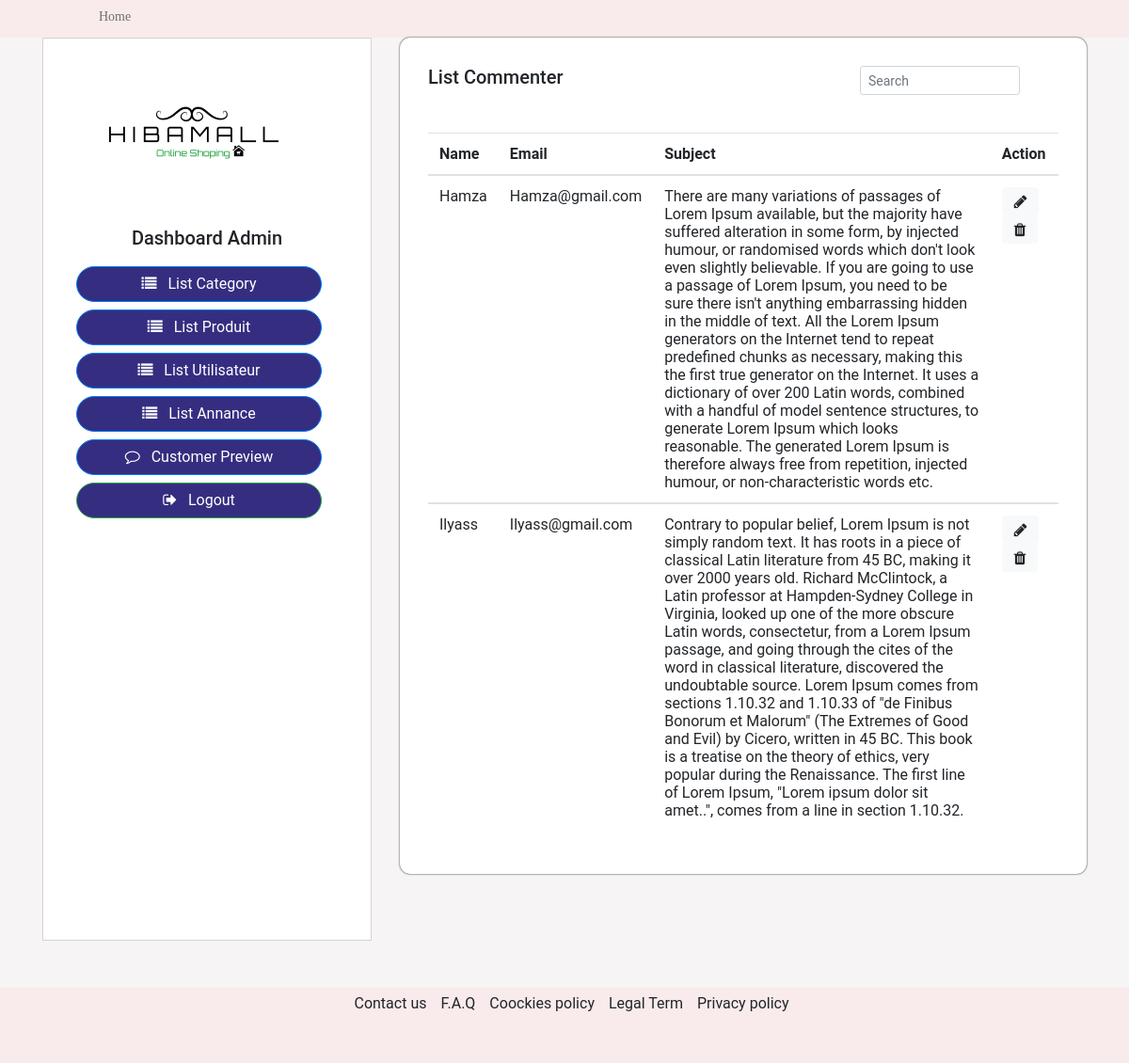
The app's page /admin/commenter.php (signed in), older data.
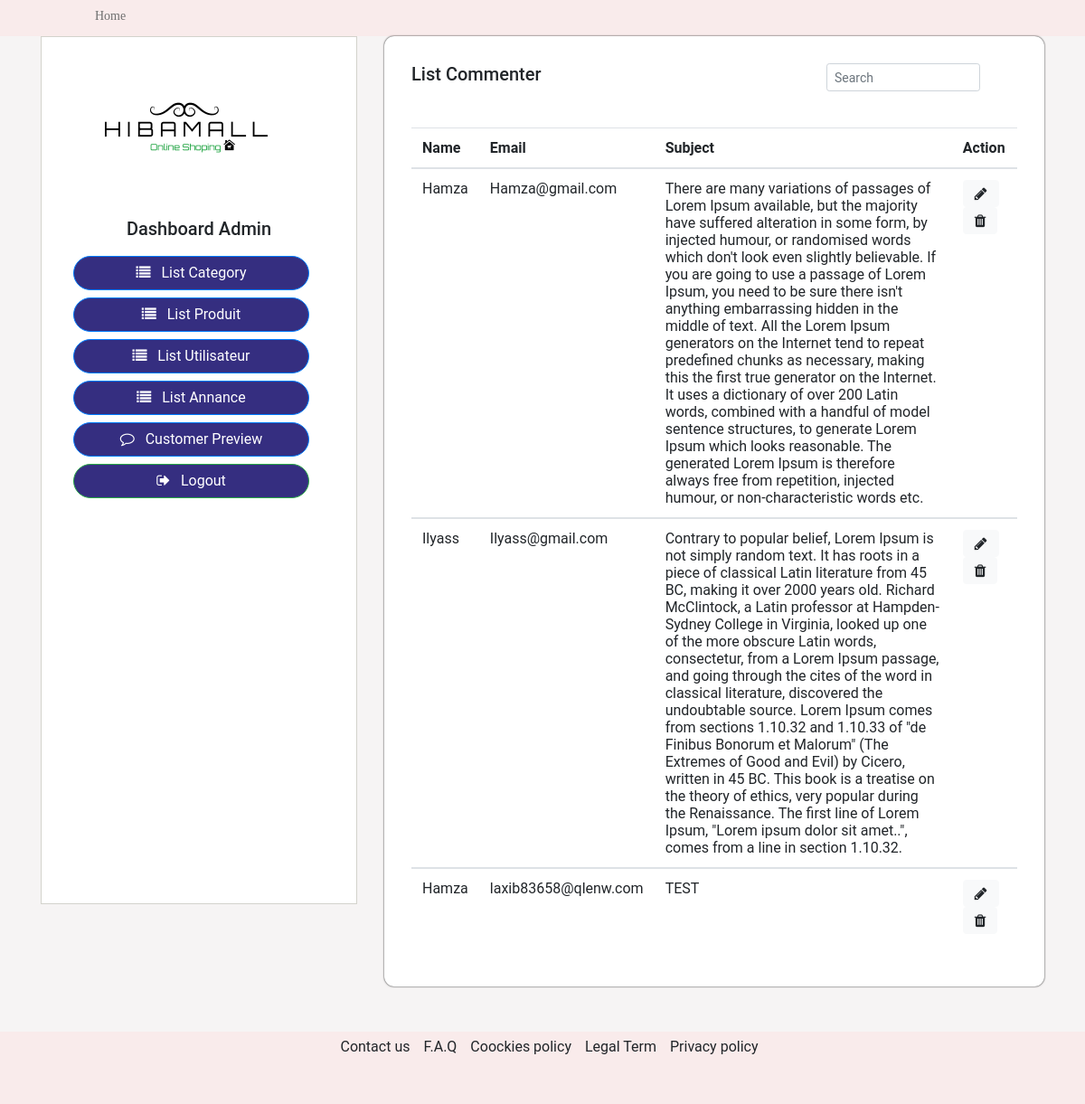
The same page, newer data.
### tables this page shows
CREATE TABLE `commenter` (
  `id` int(11) NOT NULL,
  `commonter_name` varchar(255) NOT NULL,
  `email` varchar(255) NOT NULL,
  `commonter_subject` text NOT NULL
);

### inc/fonctions.php (called while the page is built, shortened)
<?php
require('config.php');
function query($sql){
    global $connection;
    return mysqli_query($connection,$sql);
}
function fetch_array($result){
    return mysqli_fetch_array($result);
}

### admin/commenter.php (the view, shortened to what this page needs)
<?php include('aside.php'); ?>
<div class="col-md-8">
        <div class="toplist">
            <div class="dashboard-list">
              <h5>List Commenter              <form class="form-inline">
              <input class="form-control form-control-sm ml-3 w-75" id="tableSearch" type="text" placeholder="Search"
                  aria-label="Search">
              </form></h5>
              <table class="table">
                <thead>
                  <tr>
                    <th scope="col">Name</th>
                    <th scope="col">Email</th>
                    <th scope="col">Subject</th>
                    <th scope="col">Action</th>
                  </tr>
                </thead>
                <?php
                                $query = "SELECT * FROM commenter";
                                $result = query($query);
                                while($row = fetch_array($result)):
                            ?>
                <tbody id="myTable">
                  <tr>
                    <td><?php echo $row['commonter_name'];?></td>
                    <td><?php echo $row['email'];?></td>
                    <td><?php echo $row['commonter_subject'];?></td>
                    <td><a href="editcommenter.php?id=<?php echo $row['id'];?>"><button type="button" class="btn btn-light" data-toggle="modal" data-target="#exampleModal" data-whatever="@mdo"
          id="button1"><i class="fa fa-pencil" aria-hidden="true"></i></button></a> <a href="deletecommenter.php?id=<?php echo $row['id'];?>"><button type="button" class="btn btn-light" data-toggle="modal" data-target="#exampleModal" data-whatever="@mdo"
          id="button1"><i class="fa fa-trash" aria-hidden="true"></i></button></a> </td>
                  </tr>
                  <?php
                                endwhile;
                            ?>
                </tbody>
              </table>
            </div>
            </div>
          </div>
            </div>
        </div>
<?php include('../inc/footer.php'); ?>

Row changes from the older to the newer data that the page shows:
added commenter: commonter_name "Hamza", email "laxib83658@qlenw.com", commonter_subject "TEST"
